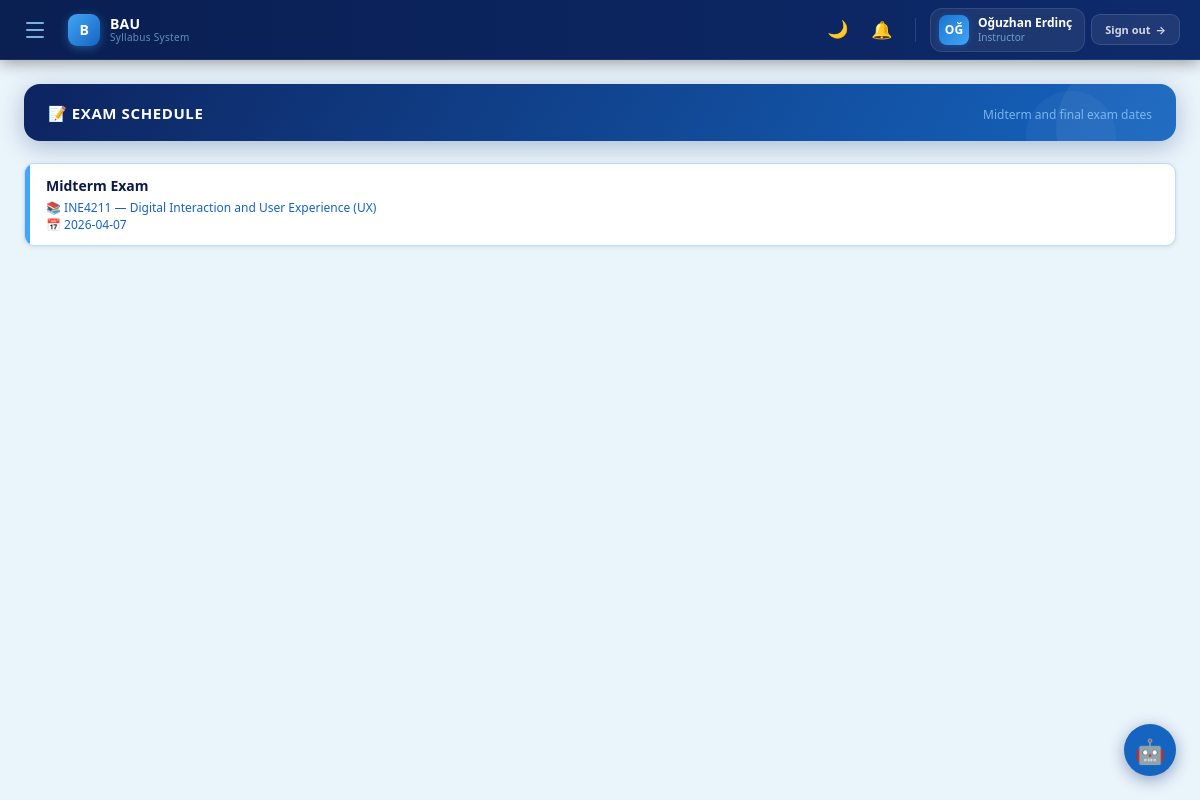
The app's page /exam-schedule (signed in) with its own data.
### tables this page shows
CREATE TABLE deadlines (
        id INTEGER PRIMARY KEY AUTOINCREMENT,
        course_id INTEGER NOT NULL,
        title TEXT NOT NULL,
        due_date TEXT NOT NULL,
        FOREIGN KEY(course_id) REFERENCES courses(id)
    );

CREATE TABLE courses (
        id INTEGER PRIMARY KEY AUTOINCREMENT,
        code TEXT UNIQUE NOT NULL,
        name TEXT NOT NULL,
        instructor_id INTEGER NOT NULL,
        department TEXT DEFAULT '',
        credit INTEGER DEFAULT 3,
        delivery TEXT DEFAULT 'face-to-face',
        course_type TEXT DEFAULT 'Departmental Elective',
        classroom TEXT DEFAULT '',
        schedule TEXT DEFAULT '',
        office TEXT DEFAULT '',
        office_hours TEXT DEFAULT '',
        email TEXT DEFAULT '',
        cv_link TEXT DEFAULT '',
        FOREIGN KEY(instructor_id) REFERENCES users(id)
    );

### app.py (the view)
@app.route("/exam-schedule")
@login_required
def exam_schedule():
    courses = get_user_courses()
    conn = get_conn()
    all_exams = []
    for c in courses:
        exams = conn.execute("""
            SELECT d.*, c.code, c.name FROM deadlines d
            JOIN courses c ON c.id = d.course_id
            WHERE d.course_id = ?
            AND (LOWER(d.title) LIKE '%exam%'
            OR LOWER(d.title) LIKE '%midterm%'
            OR LOWER(d.title) LIKE '%final%')
            AND LOWER(d.title) NOT LIKE '%project%'
            AND LOWER(d.title) NOT LIKE '%proposal%'
            AND LOWER(d.title) NOT LIKE '%submission%'
            AND LOWER(d.title) NOT LIKE '%lab%'
            AND LOWER(d.title) NOT LIKE '%homework%'
            ORDER BY d.due_date
        """, (c["id"],)).fetchall()
        all_exams.extend([dict(e) for e in exams])
    conn.close()
    return render_template("exam_schedule.html",
                           user=session,
                           courses=courses,
                           current_course=courses[0] if courses else None,
                           exams=all_exams)

### app.py (called while the page is built)
@app.context_processor
def inject_notif_count():
    if "user_id" in session:
        try:
            conn = get_conn()
            cnt = conn.execute(
                "SELECT COUNT(*) FROM notifications WHERE user_id=? AND is_read=0",
                (session["user_id"],)
            ).fetchone()[0]
            conn.close()
            return {"notif_count": cnt}
        except Exception:
            pass
    return {"notif_count": 0}

def login_required(f):
    from functools import wraps
    @wraps(f)
    def decorated(*args, **kwargs):
        if "user_id" not in session:
            return redirect(url_for("login"))
        return f(*args, **kwargs)
    return decorated

def get_user_courses():
    conn = get_conn()
    if session["role"] == "student":
        rows = conn.execute("""SELECT c.* FROM courses c
                               JOIN enrollments e ON e.course_id=c.id
                               WHERE e.student_id=?""", (session["user_id"],)).fetchall()
    else:
        rows = conn.execute("SELECT * FROM courses WHERE instructor_id=?",
                            (session["user_id"],)).fetchall()
    conn.close()
    return [dict(r) for r in rows]

### db.py (called while the page is built)
def get_conn():
    conn = sqlite3.connect(DB_PATH)
    conn.row_factory = sqlite3.Row
    return conn

### templates/exam_schedule.html
{% extends "base.html" %}
{% set active_page = 'exam_schedule' %}
{% block content %}
<div class="page-hdr">
  <h2>📝 Exam Schedule</h2>
  <p>Midterm and final exam dates</p>
</div>
{% if exams %}
  {% for e in exams %}
  <div class="deadline-card">
    <div class="deadline-accent"></div>
    <div class="deadline-body">
      <div class="deadline-title">{{ e.title }}</div>
      <div class="deadline-date">📚 {{ e.code }} — {{ e.name }}</div>
      <div class="deadline-date">📅 {{ e.due_date }}</div>
    </div>
  </div>
  {% endfor %}
{% else %}
  <div class="empty-state"><div class="big">📝</div>No exam dates found.</div>
{% endif %}
{% endblock %}

### templates/base.html (style rules this page uses)
* { box-sizing:border-box;margin:0;padding:0 }
:root { --navy:#0B2A6B;--navy-mid:#1565C0;--navy-light:#1A3A8A; --sky:#42A5F5;--sky-light:#90CAF9;--sky-pale:#E3F2FD; --white:#FFFFFF;--bg:#EAF4FB;--card-hdr:#0D47A1; --border:#BBDEFB;--text:#0D1B4B;--subtext:#5C7BB8; --green:#2E7D32;--red:#C62828; --card:#FFFFFF;--surface:#FFFFFF;--input-bg:#FFFFFF; --shadow:rgba(11,42,107,0.12);--shadow-strong:rgba(11,42,107,0.18); --chat-bg:#0D2B6E;--tile-light-bg:#D9E8F7;--tile-dark-bg:#0D2563; }
body { font-family:'Segoe UI',system-ui,-apple-system,sans-serif;background:var(--bg);color:var(--text);min-height:100vh;display:flex;flex-direction:column;transition:background .3s ease,color .3s ease; }
.page-hdr { background:linear-gradient(120deg,#0d2460 0%,#1565C0 100%); border-radius:16px;padding:18px 24px;margin-bottom:22px;color:#fff; display:flex;align-items:center;justify-content:space-between;gap:16px; flex-wrap:wrap; box-shadow:0 6px 24px rgba(11,42,107,.28); position:relative;overflow:hidden; }
.page-hdr::before { content:'';position:absolute;right:-30px;top:-30px; width:150px;height:150px;border-radius:50%; background:rgba(255,255,255,.05);pointer-events:none; }
.page-hdr::after { content:'';position:absolute;right:60px;bottom:-40px; width:90px;height:90px;border-radius:50%; background:rgba(255,255,255,.04);pointer-events:none; }
.page-hdr > h2 { font-size:15px;font-weight:800;letter-spacing:.6px;text-transform:uppercase; display:flex;align-items:center;gap:8px; position:relative;z-index:1; }
.page-hdr > p,.page-hdr-left p { font-size:12px;color:rgba(144,202,249,.8);margin-top:4px;font-weight:500;position:relative;z-index:1; }
.deadline-card { background:var(--card);border:1px solid var(--border);border-radius:10px;margin-bottom:10px;display:flex;overflow:hidden;box-shadow:0 1px 4px var(--shadow); }
.deadline-accent { width:5px;background:var(--sky);flex-shrink:0; }
.deadline-body { padding:12px 16px;flex:1; }
.deadline-title { font-size:14px;font-weight:700;color:var(--text);margin-bottom:4px; }
.deadline-date { font-size:12px;color:var(--navy-mid); }

### records on screen
deadlines: title "Midterm Exam", code "INE4211", name "Digital Interaction and User Experience (UX)", due_date "2026-04-07"

### other values on screen
{{ (user.full_name or user.username)[:2] }} "OĞ"
{{ user.full_name or user.username }} "Oğuzhan Erdinç"
{{ user.role|capitalize }} "Instructor"
